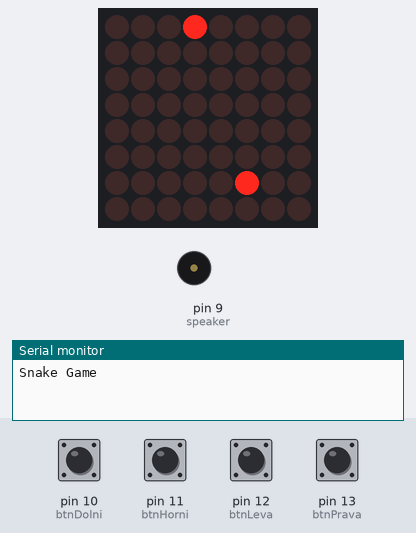
The sketch below on a simulated Arduino Uno, built with avr-gcc and run on an emulated ATmega328P. Shown: 8×8 LED matrix, buzzer (waves = sounding, pin HIGH), the last lines printed to the serial monitor. Inputs (shaded band) come from the test bench; at power-on: pin 10 (btnDolni), pin 11 (btnHorni), pin 12 (btnLeva), pin 13 (btnPrava) HIGH. Random numbers use the default seed unless the sketch sets one.

Above: at 1.2 s.
1.3 s: pin 10 (btnDolni) pulled LOW for 0.15 s
At 1.9 s:
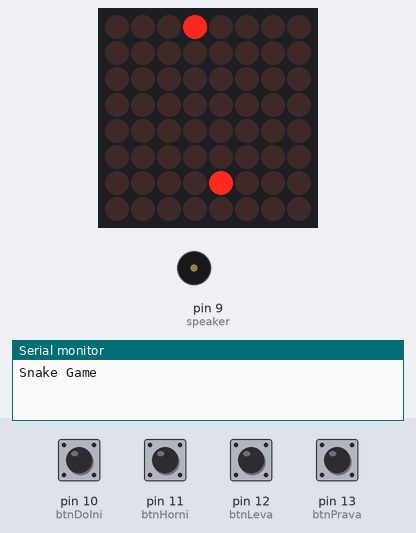
4.4 s: pin 12 (btnLeva) pulled LOW for 0.15 s
At 4.9 s:
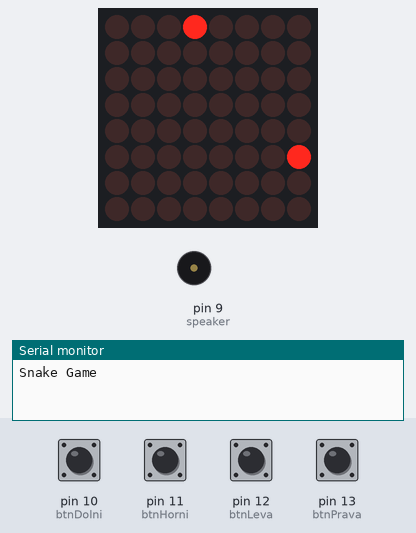
7.5 s: pin 11 (btnHorni) pulled LOW for 0.15 s
At 9.81 s:
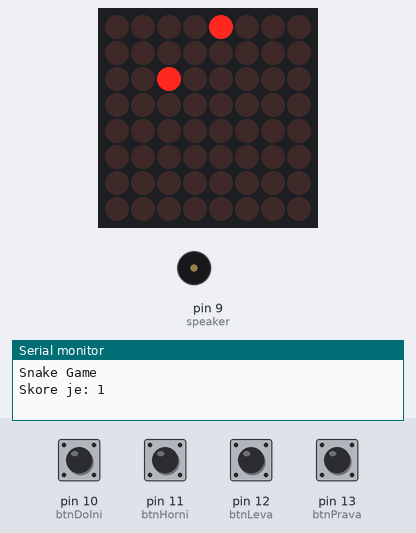
10.6 s: pin 13 (btnPrava) pulled LOW for 0.15 s
At 11.26 s:
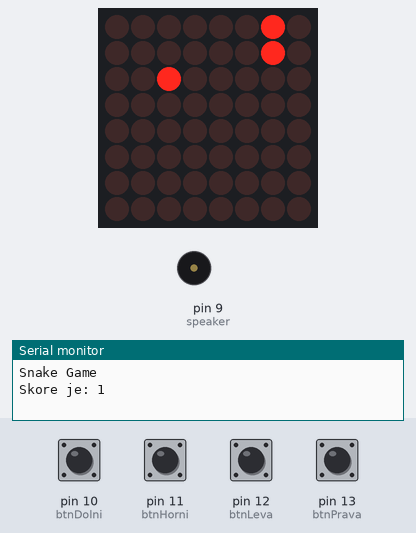
13.7 s: pin 10 (btnDolni) pulled LOW for 1 s
At 14.16 s:
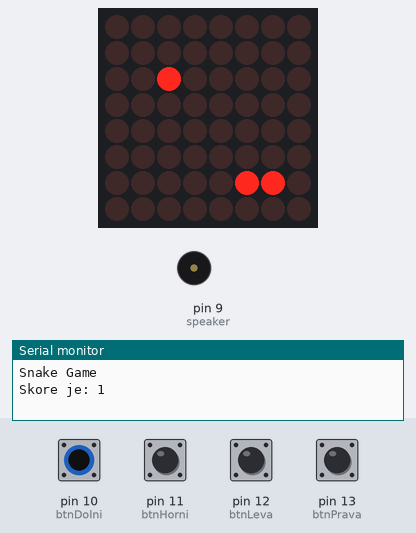
17.3 s: pin 12 (btnLeva) pulled LOW for 1 s
At 18.02 s:
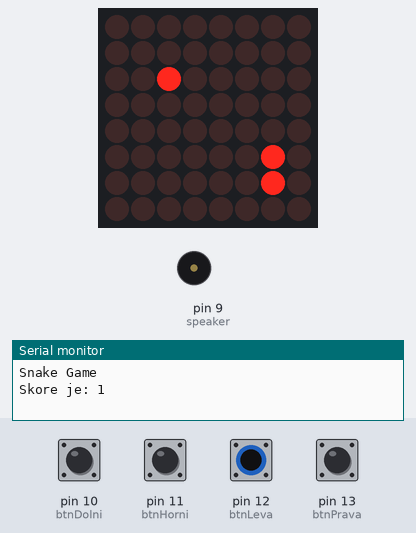
Timing chart, 0 to 20.3 s (numbered marks = the images above; inputs shaded):
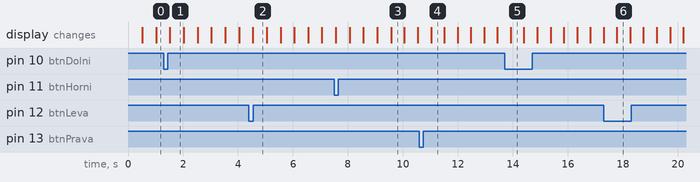

Measured:
- what the display in image 1 shows lasts 0.5 s, from 1.5 s to 2.0 s

The sketch:

snake.ino
```cpp
#include <LedControl.h>

const byte DIN = 5;    //DIN腳位
const byte CLK = 3;     //CLK腳位
const byte CS = 4;      //CS腳位
LedControl lc = LedControl(DIN, CLK, CS, 1);

const byte btnPrava = 13;      //開關腳位
const byte btnLeva =  12;
const byte btnHorni = 11;
const byte btnDolni = 10;

const byte speaker = 9;


int had[8][8] = {0};       //矩陣定義

byte xHad = 4;
byte yHad = 5;
byte xPotrava = 0;
byte yPotrava = 0;

byte smer = 0;
int krok = 1;
long CasZmeny = 0;
int rychlost = 500;
byte skore = 0;

int val = 1;


boolean snezeno = false;
boolean zvuk = true;
boolean probehlo = false;


int noteDurations[] = {
  4, 8, 8, 4, 4, 4, 4, 4
};                              //矩陣定義

int Cislo[11][7] = {
  {B11100000, B01000000, B01000000, B01000000, B01000000, B11000000, B01000000}, //1     矩陣LED顯示編碼
  {B11111000, B01000000, B00100000, B00010000, B00001000, B10001000, B01110000}, //2
  {B01110000, B10001000, B00001000, B00010000, B00100000, B00010000, B11111000}, //3
  {B00010000, B00010000, B11111000, B10010000, B01010000, B00110000, B00010000}, //4
  {B01110000, B10001000, B00001000, B00001000, B11110000, B10000000, B11111000}, //5
  {B01110000, B10001000, B10001000, B11110000, B10000000, B01000000, B00110000}, //6
  {B00100000, B00100000, B00100000, B00010000, B00001000, B10001000, B11111000}, //7
  {B01110000, B10001000, B10001000, B01110000, B10001000, B10001000, B01110000}, //8
  {B01100000, B00010000, B00001000, B01111000, B10001000, B10001000, B01110000}, //9
  {B01110000, B10001000, B11001000, B10101000, B10011000, B10001000, B01110000}, //0
  {B00000000, B00000000, B00000000, B00000000, B00000000, B00000000, B00000000},
};

void setup() {
  Serial.begin(9600);                 // 序列埠傳輸速率
  Serial.println("Snake Game ");      // 序列埠

  randomSeed(analogRead(A0));
  GenerujPotravu();

  pinMode(btnLeva, INPUT_PULLUP);     // 定義腳位為輸入
  pinMode(btnPrava, INPUT_PULLUP);
  pinMode(btnHorni, INPUT_PULLUP);
  pinMode(btnDolni, INPUT_PULLUP);
  pinMode(speaker, OUTPUT);           // 定義腳位為輸出

  lc.shutdown(0, false);
  lc.setIntensity(0, 1);
  lc.clearDisplay(0);
}

void loop() {
  if ((digitalRead(btnLeva) == false) && (smer != 0)) smer = 1;           //開按下按鍵上 smer = 1
  if ((digitalRead(btnPrava) == false) && (smer != 1)) smer = 0;          //開按下按鍵上 smer = 0
  if ((digitalRead(btnHorni) == false) && (smer != 3)) smer = 2;          //開按下按鍵上 smer = 2
  if ((digitalRead(btnDolni) == false) && (smer != 2)) smer = 3;          //開按下按鍵上 smer = 3

  if ((millis() - CasZmeny) > rychlost) {
    CasZmeny = millis();

    VymazHada(had);
    Skore();                                                              //執行副程式Skore 得分
    Pohyb();                                                              //執行副程式Pohyb

    if (xHad == xPotrava && yHad == yPotrava) snezeno = true;
    if (had[xHad][yHad] != 0) GameOver();                                //當位置重複

    krok++;
    had[xHad][yHad] = krok;
  }
  Vykres(had, xPotrava, yPotrava);
}

void Skore() {                                                                                                    //分數   //引到GenerujPotravu
  if (snezeno == true) {
    snezeno = false;
    GenerujPotravu();

    skore++;
    rychlost -= 20;

    Serial.print ("Skore je: ");
    Serial.println (skore);
  }
}

void Vykres(int matice[8][8], byte x, byte y) {
  for (int i = 0; i < 8; i++) {
    for (int j = 0; j < 8; j++) {
      if ((matice[i][j] >= 1) || ((i == x) && (j == y) )) lc.setLed(0, i, j, true);
      else lc.setLed(0, i, j, false);
    }
  }
}

void VymazHada(int matice[8][8]) {
  for (int i = 0; i < 8; i++) {
    for (int j = 0; j < 8; j++) {
      if (matice[i][j] == (krok - skore)) matice[i][j] = 0;
    }
  }
}

void Pohyb() {                                                                                                     //邊界設定
  switch (smer) {
    case 0:
      xHad++;
      break;
    case 1:
      xHad--;
      break;
    case 2:
      yHad++;
      break;
    case 3:
      yHad--;
      break;
  }
  if (xHad == 8) xHad = 0;
  if (yHad == 8) yHad = 0;
  if (xHad == 255) xHad = 7;
  if (yHad == 255) yHad = 7;
}

void GenerujPotravu() {
  lc.setLed(0, xPotrava, yPotrava, false);
  do {
    xPotrava = random(0, 8);
    yPotrava = random(0, 8);
  } while (had[xPotrava][yPotrava] != 0 );
}

void VykresCislo(byte cislo) {                                      //game over(lED閃爍顯示分數)
  if (cislo == 0) cislo = 10;
  for (int col = 0; col < 7; col++) {
    lc.setColumn(0, col, Cislo[cislo - 1][col]);
  }
}

void GameOver() {                                                    //遊戲結束副程式
  Serial.println ("Game over");
  for (int row = 0; row < 8; row++) {
    for (int col = 0; col < 8; col++) {
      if (zvuk == true)
      {
        int noteDuration = 1000 / noteDurations[col];           //當分數大於10
        int pauseBetweenNotes = noteDuration * 1.30;
        delay(pauseBetweenNotes);
      }
      lc.setLed(0, col, row, true);
      delay(25);
    }
    zvuk = false;
  }
  for (int row = 0; row < 8; row++)                              //當分數小於10
  {
    for (int col = 0; col < 8; col++)
    {
      lc.setLed(0, col, row, false);
      delay(25);
    }
  }
  do {
    VykresCislo((skore / 10) % 10);                                                   //lED閃爍顯示分數
    delay(1000);
    VykresCislo(skore % 10);
    delay(1000);
    VykresCislo(11);
    delay(1000);
  }
  while (true);
}
```
